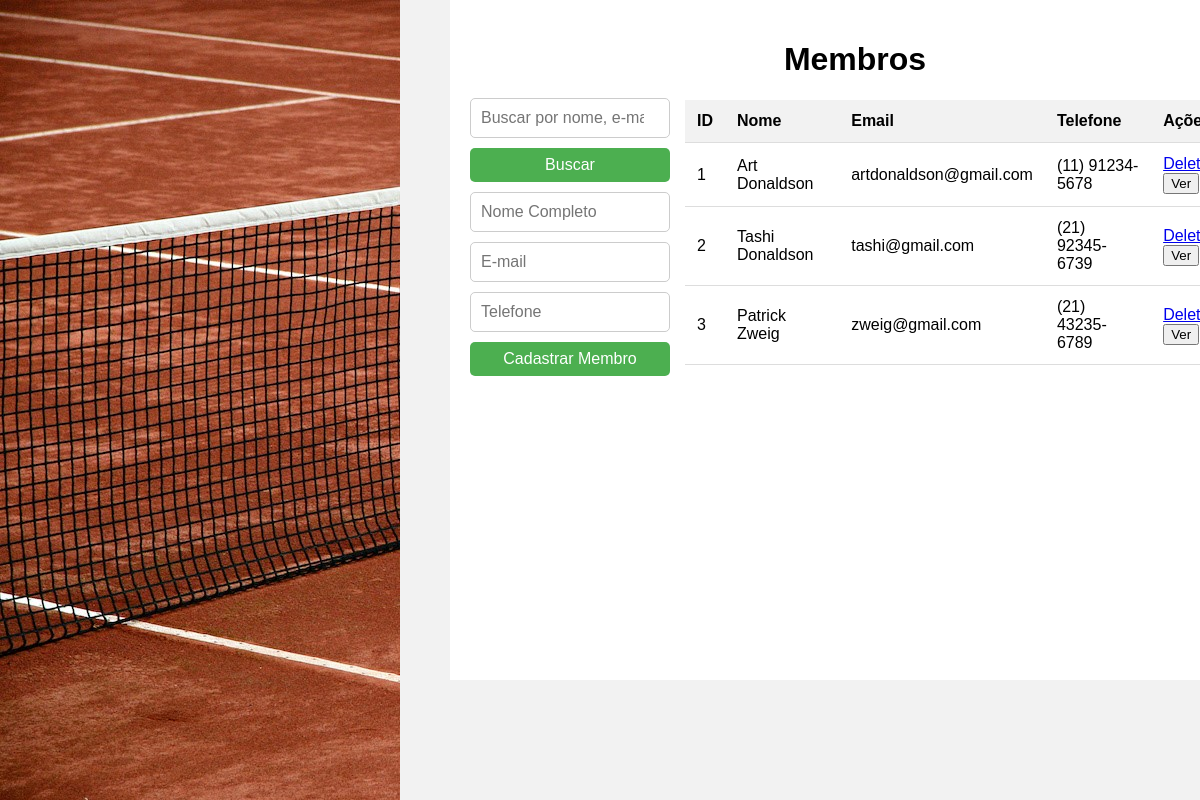
The app's page /interface/cadastros.php with its own data.
### tables this page shows
CREATE TABLE Membros (
    ID INT AUTO_INCREMENT PRIMARY KEY,
    Nome VARCHAR(100) NOT NULL,
    data_nascimento DATE NOT NULL,
    Endereço VARCHAR(255),
    Telefone VARCHAR(20),
    Email VARCHAR(100),
    acesso_ativo BOOLEAN NOT NULL,
    ID_Clube INT,
    FOREIGN KEY (ID_Clube) REFERENCES Clube(ID)
);

### interface/cadastros.php (the view, shortened to what this page needs)
<?php
include 'conexao.php';
$search = "";
$sql = "SELECT id, nome, email, telefone FROM membros";
$stmt = $conn->prepare($sql);
$stmt->execute();
$result = $stmt->get_result();
?>
<!DOCTYPE html>
<html lang="pt-br">
<head>
</head>
<body>
    <div class="container">
        <div class="logo">
            <img src="images/cadastros.jpeg" alt="Logotipo">
        </div>
        <h1>Membros</h1>
        <form method="GET" action="cadastros.php">
            <input type="search" name="search" placeholder="Buscar por nome, e-mail ou telefone" value="<?php echo htmlspecialchars($search); ?>">
            <input type="submit" value="Buscar">
        </form>
        <form method="POST" action="cadastros.php">
            <input type="text" name="nome" placeholder="Nome Completo" required>
            <input type="email" name="email" placeholder="E-mail" required>
            <input type="tel" name="telefone" placeholder="Telefone" required>
            <input type="submit" value="Cadastrar Membro">
        </form>
        <table>
            <tr>
                <th>ID</th>
                <th>Nome</th>
                <th>Email</th>
                <th>Telefone</th>
                <th>Ações</th>
            </tr>
            <?php
    if ($result->num_rows > 0) {
        while($row = $result->fetch_assoc()) {
            echo "<tr>
                    <td>" . $row["id"] . "</td>
                    <td>" . $row["nome"] . "</td>
                    <td>" . $row["email"] . "</td>
                    <td>" . $row["telefone"] . "</td>
                    <td>
                        <a href='?delete=" . $row["id"] . "' onclick=\"return confirm('Tem certeza de que deseja excluir este membro?');\">Deletar</a>
                        <button onclick=\"openModal(" . $row["id"] . ")\">Ver</button>
                    </td>
                </tr>";
        }
    } else {
        echo "<tr><td colspan='5'>Nenhum membro encontrado</td></tr>";
    }
    ?>
        </table>
    </div>
</body>
</html>

### interface/cadastros.php (style rules this page uses)
body { font-family: Arial, sans-serif; margin: 0 450px; padding: 0; background-color: #f2f2f2; text-align: center; }
.container { width: 770px; margin: 0; padding: 20px; background-color: #fff; position: fixed; height: 640px; }
.logo { position: fixed; top: 0; left: 0; width: 100px; }
h1 { margin-bottom: 20px; }
form { display: flex; flex-direction: column; gap: 10px; width: 200px; padding-bottom: 10px; }
input[type="text"], input[type="email"], input[type="tel"], input[type="search"] { padding: 10px; font-size: 16px; border: 1px solid #ccc; border-radius: 5px; }
input[type="submit"] { padding: 8px; font-size: 16px; background-color: #4CAF50; color: white; border: none; border-radius: 5px; cursor: pointer; transition: background-color 0.3s ease; }
table { width: 555px; margin-top: -286px; margin-left: 215px; margin-right: auto; border-collapse: collapse; }
th, td { padding: 12px; border-bottom: 1px solid #ddd; text-align: left; }
th { background-color: #f2f2f2; }

### records on screen
membros: ID "1", Nome "Art Donaldson", Email "artdonaldson@gmail.com", Telefone "(11) 91234-5678"
membros: ID "2", Nome "Tashi Donaldson", Email "tashi@gmail.com", Telefone "(21) 92345-6739"
membros: ID "3", Nome "Patrick Zweig", Email "zweig@gmail.com", Telefone "(21) 43235-6789"
